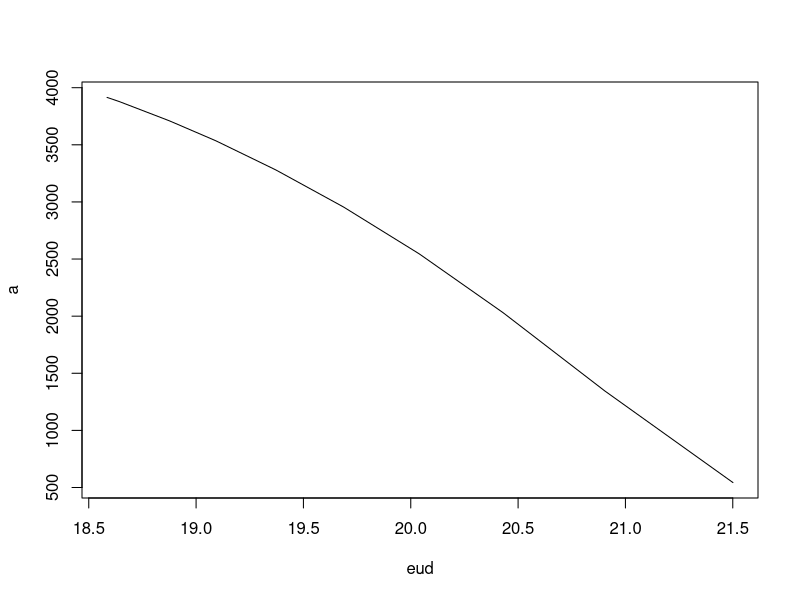

This figure's R source:
# page no: 222

I = seq(21,12, by=-1);
a = c(543, 1345, 2030, 2545, 2955, 3280, 3535, 3710, 3880, 3915);
ia = vector(length=10)
rv = vector(length=10)
cv = vector(length=10)
eud = vector(length=10)
ia[1] = 543;
for ( i in  2:10) ia[i] = a[i]-a[i-1];
r = seq(21.5, 12.5, by = -1)
for ( i in  1:10) rv[i] = r[i]*ia[i];
cv[1] = 11675;
for ( i in  2:10) cv[i] = cv[i-1]+rv[i];
for ( i in  1:10) eud[i] = cv[i]/a[i];
plot(eud,a, type='l')
